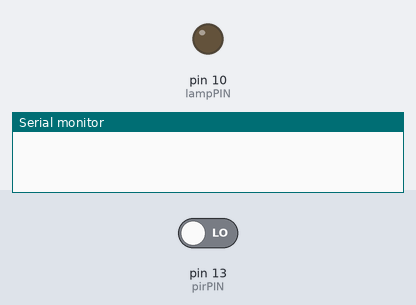
Bench run of a sketch on a simulated Arduino Uno, built with avr-gcc and run on an emulated ATmega328P. Shown: output pins drawn as LEDs (lit = HIGH), the last lines printed to the serial monitor. Inputs (shaded band) come from the test bench; at power-on: pin 13 (pirPIN) LOW.

Above: at 1.2 s.
1.3 s: pin 13 (pirPIN) driven HIGH
At 2.6 s:
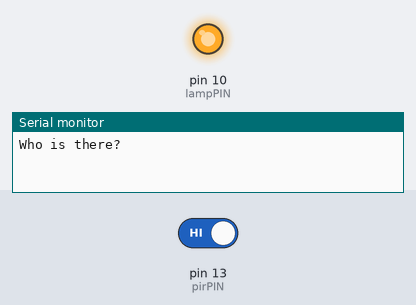
Timing chart, 0 to 4.3 s (numbered marks = the images above; inputs shaded):
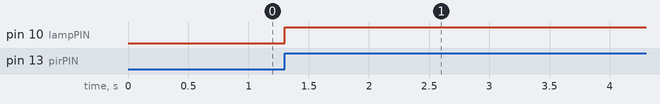

Measured:
- after the input at 1.3 s, pin 10 (lampPIN): LOW → HIGH at once

The sketch:

RelayPIRLamp.ino
```cpp
#define pirPIN 13
#define lampPIN 10
long unsigned int lowIn;
long unsigned int pause = 5000;
boolean lockLow = true;
boolean takeLowTime;
int PIRValue = 0;

void setup() {
  // put your setup code here, to run once:
  Serial.begin(9600);
  pinMode(pirPIN, INPUT);
  pinMode(lampPIN, OUTPUT);
}

void loop() {
  // put your main code here, to run repeatedly:
  PIRSensor();
}

void PIRSensor()
{
 if (digitalRead(pirPIN) == HIGH)
 {
  if (lockLow)
  {
    PIRValue = 1;
    lockLow = false;
    Serial.println("Who is there?");
    digitalWrite(lampPIN, HIGH);
    delay(50);
    }
    takeLowTime = true;
  }
 if (digitalRead(pirPIN) == LOW)
 {
  if (takeLowTime)
  {
    lowIn = millis();
    takeLowTime = false;
    }
  if (!lockLow && millis() - lowIn > pause)
  {
    PIRValue = 0;
    lockLow = true;
    Serial.println("There's nothing");
    digitalWrite(lampPIN, LOW);
    delay(50);
    }
  }
}
```
